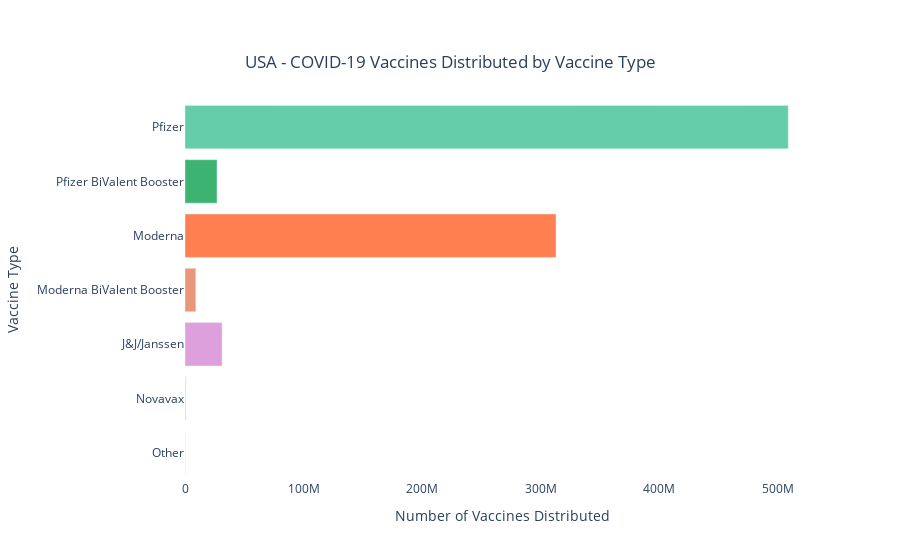

The notebook cell saved with this chart:
### Code cell
fig.update_layout(yaxis=dict(autorange="reversed"))
fig.update_layout(title=f'USA - COVID-19 Vaccines Distributed by Vaccine Type',
                       xaxis_title='Number of Vaccines Distributed',
                       yaxis_title='Vaccine Type')


fig.update_layout({
'plot_bgcolor': 'rgba(0, 0, 0, 0)',
'paper_bgcolor': 'rgba(0, 0, 0, 0)'},

    title={'y':0.9,
        'x':0.5,'xanchor': 'center',
        'yanchor': 'top'}
)

### Figure 1 — Plotly figure (JSON) as saved in the notebook; plotly's stock layout.template omitted (floating-point values rounded to 4 significant figures)
{"data": [{"marker": {"color": ["mediumaquamarine", "mediumseagreen", "coral", "darksalmon", "plum", "yellow", "purple"]}, "orientation": "h", "type": "bar", "x": [508950075, 27024600, 313014120, 9122700, 31296200, 827000, 0], "y": ["Pfizer", "Pfizer BiValent Booster", "Moderna", "Moderna BiValent Booster", "J&J/Janssen", "Novavax", "Other"]}], "layout": {"paper_bgcolor": "rgba(0, 0, 0, 0)", "plot_bgcolor": "rgba(0, 0, 0, 0)", "title": {"text": "USA - COVID-19 Vaccines Distributed by Vaccine Type", "x": 0.5, "xanchor": "center", "y": 0.9, "yanchor": "top"}, "xaxis": {"title": {"text": "Number of Vaccines Distributed"}}, "yaxis": {"autorange": "reversed", "title": {"text": "Vaccine Type"}}}}
